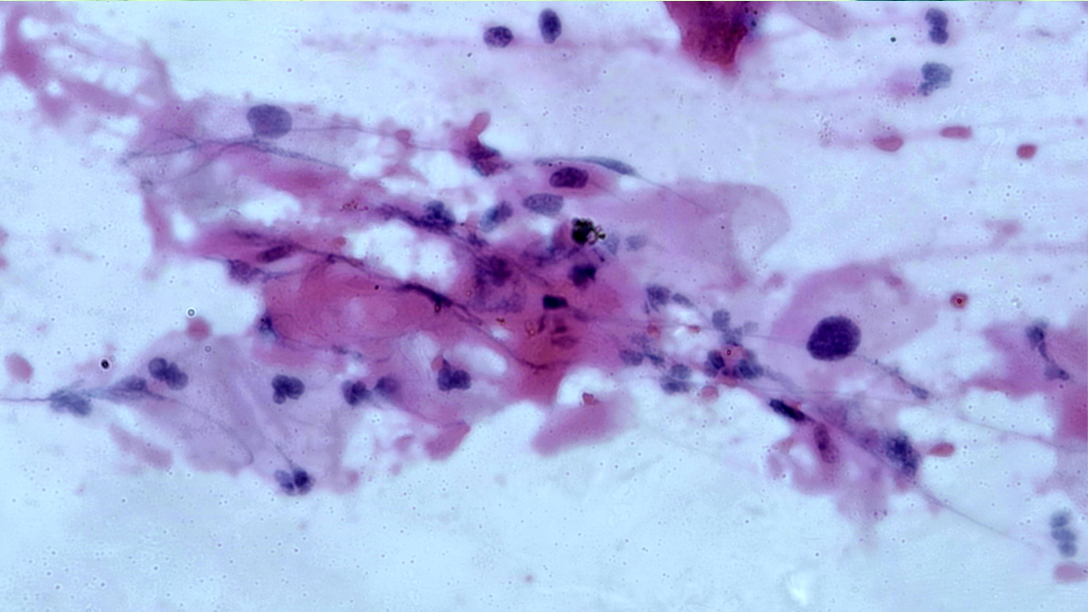
#> input picture Day26/1.jpg, 3264 x 1836 px (shown at 1/3 size)
$ jupyter execute cv.ipynb
#> lines starting #> are read from the running program, lines starting #| are printed output that depends on the picture
[cell 1]
import cv2 as cv
import matplotlib.pyplot as plt

[cell 2]
# đọc ảnh  bằng opencv
img = cv.imread("1.jpg")
#> img is the input picture: shape (1836, 3264, 3); mean B, G, R 224.3, 177.1, 172.5
cv.imshow("img",img)
cv.waitKey(0)
cv.destroyAllWindows()

[cell 3]
#Đọc ảnh 1.jpg và hiển thị bằng matplotlib và opencv

img = cv.imread("1.jpg")
plt.imshow(img,cmap ="viridis")
plt.show()

[cell 4]
# chuyển từ ảnh màu sang ảnh xám
img_gray = cv.cvtColor(img,cv. COLOR_BGR2GRAY)
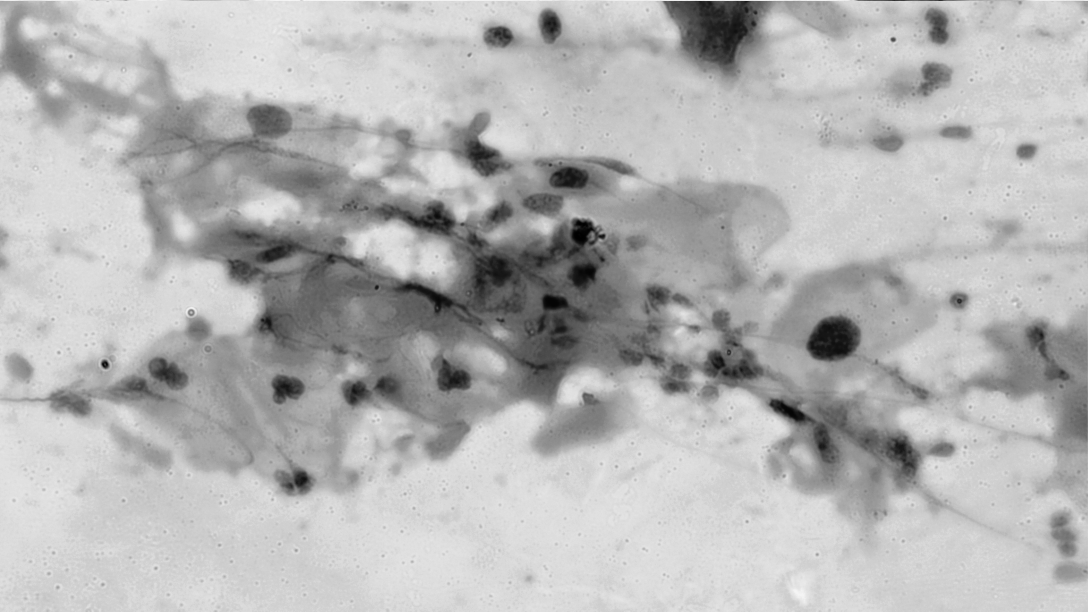
#> img_gray: shape (1836, 3264) (shown at 1/3 size); min 0, max 246, mean 181.1
plt.imshow(img_gray,cmap="gray")
plt.show()

[cell 5]
# tăng ảnh gốc lên 50 đơn vị và giảm ảnh gốc xuống 80 đơn vị sử dụng Opencv
brighness_img = cv.add(img,50)
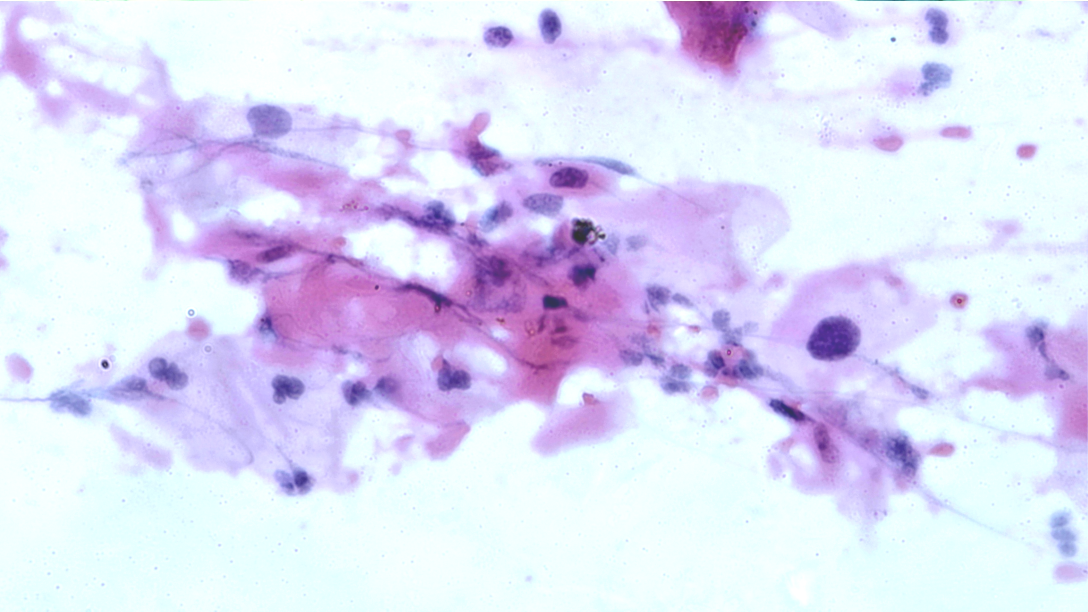
#> brighness_img: shape (1836, 3264, 3) (shown at 1/3 size); mean B, G, R 246.6, 221, 222.5
dark_img = cv.subtract(img,80)
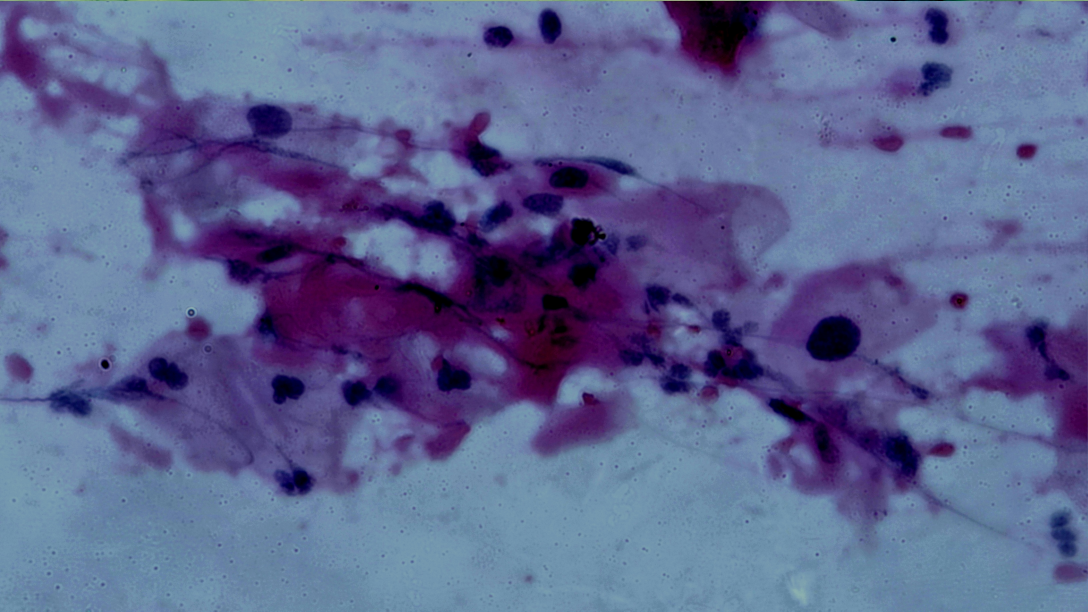
#> dark_img: shape (1836, 3264, 3) (shown at 1/3 size); mean B, G, R 144.3, 99.4, 93

ax1 = plt.subplot(221)
ax1.imshow(img[::-1])
ax1.set_title('ORIGIN')

ax1 = plt.subplot(222)
ax1.imshow(dark_img[::-1])
ax1.set_title('DARK IMAGE')

ax1 = plt.subplot(223)
ax1.imshow(brighness_img[::-1])
ax1.set_title('BRIGHNEES IMAGE')

'''axs[0, 0].imshow(img[::-1])
axs[0, 0].set_title('ORIGIN')

axs[0, 1].imshow(dark_img[::-1])
axs[0, 1].set_title('DARK IMAGE')

axs[1, 0].imshow(brighness_img[::-1])
axs[1, 0].set_title('BRIGHNEES IMAGE')'''

plt.show()
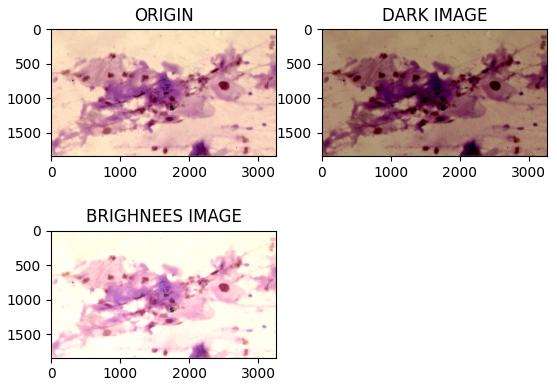
#> figure drawn by matplotlib, 3 panels

$ run again, with Day26/10.jpg copied over Day26/1.jpg
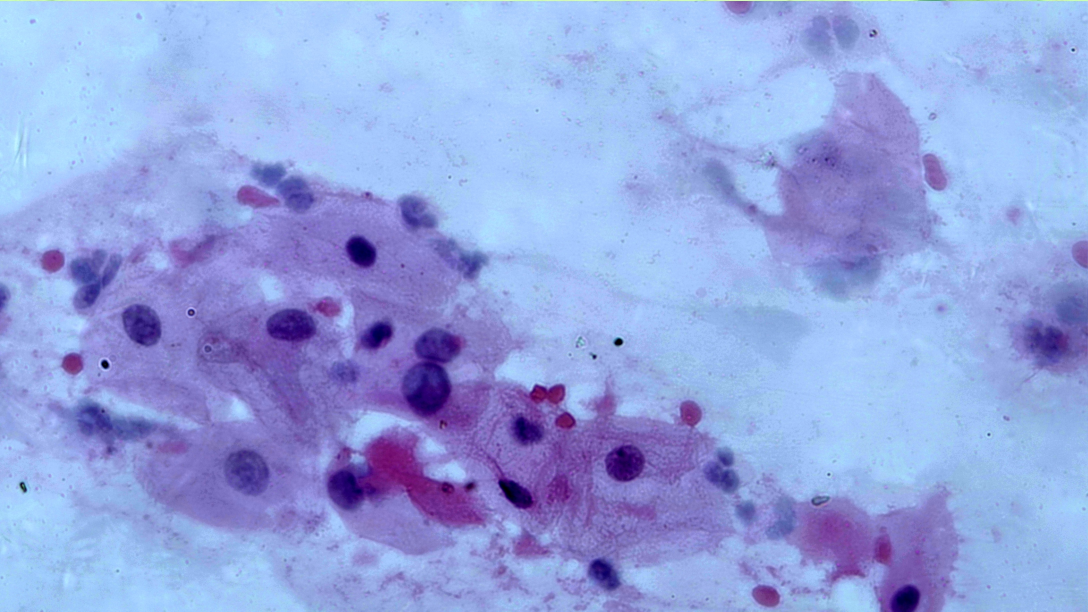
#> input picture Day26/10.jpg, 3264 x 1836 px (shown at 1/3 size)
#> img is the input picture: shape (1836, 3264, 3); mean B, G, R 224.6, 164.2, 147.3
#> `dark_img = cv.subtract(img,80)`:
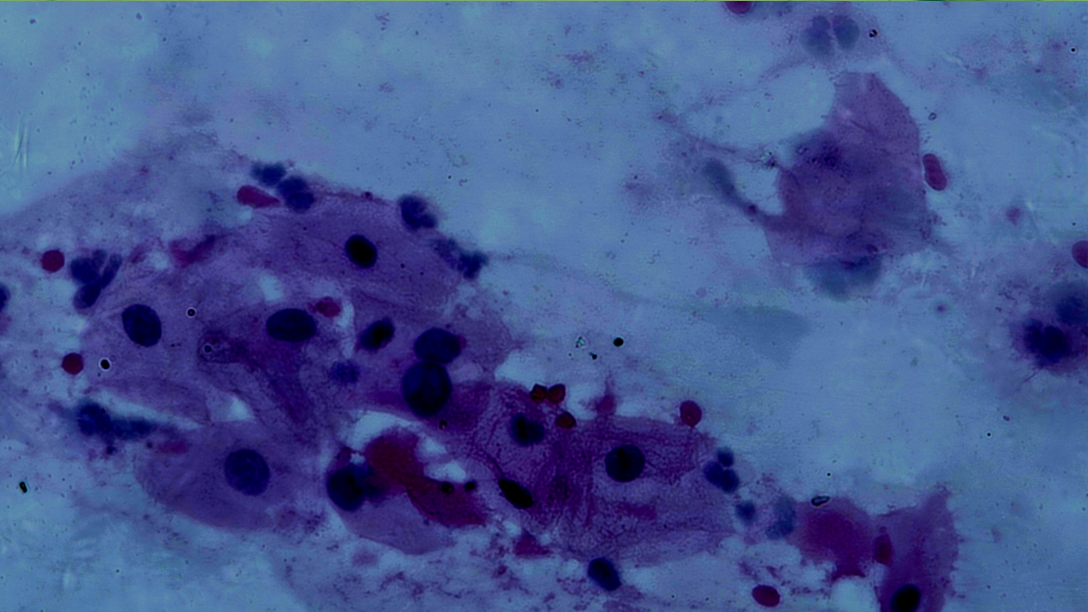
#> dark_img: shape (1836, 3264, 3) (shown at 1/3 size); mean B, G, R 144.6, 86.1, 68
#> `plt.show()`:
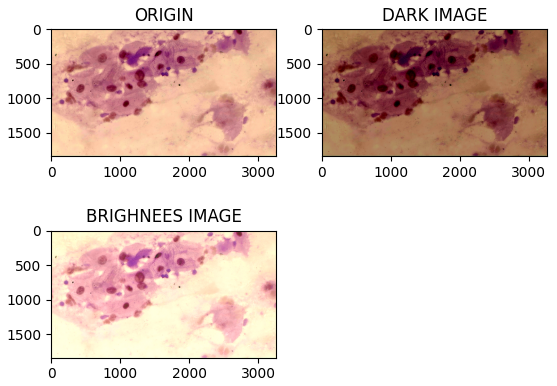
#> figure drawn by matplotlib, 3 panels

$ run again, with Day26/2.jpg copied over Day26/1.jpg
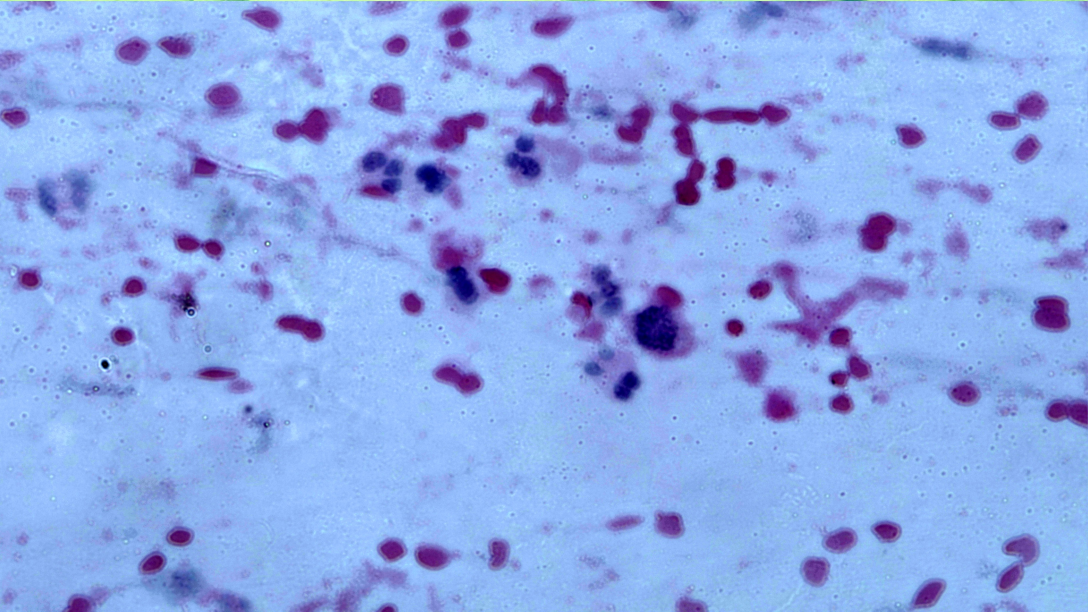
#> input picture Day26/2.jpg, 3264 x 1836 px (shown at 1/3 size)
#> img is the input picture: shape (1836, 3264, 3); mean B, G, R 233.9, 169.8, 140.3
#> `dark_img = cv.subtract(img,80)`:
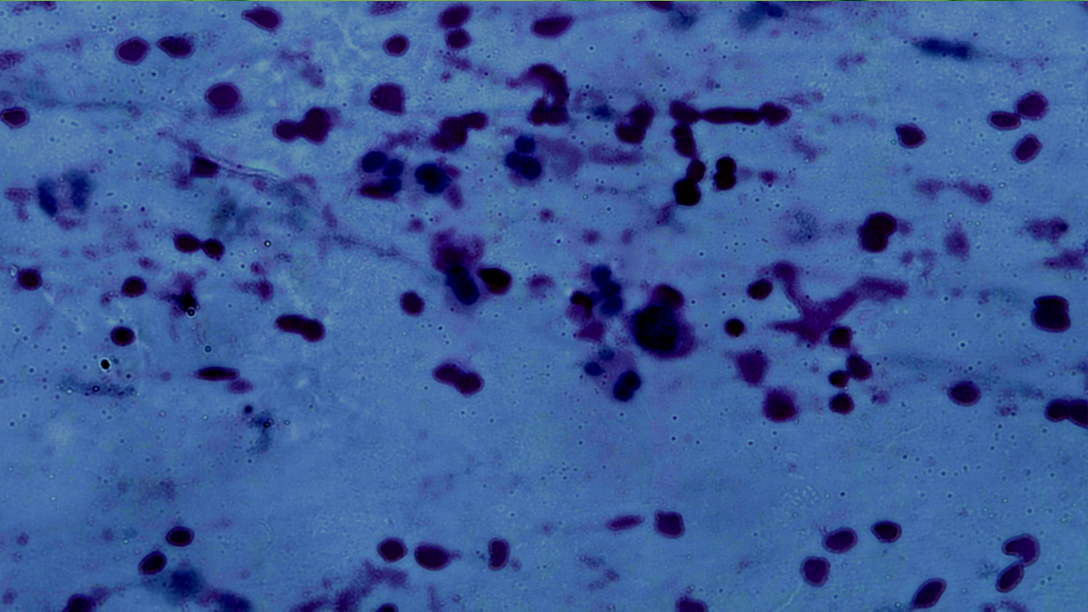
#> dark_img: shape (1836, 3264, 3) (shown at 1/3 size); mean B, G, R 153.9, 92.2, 60.8
#> `plt.show()`:
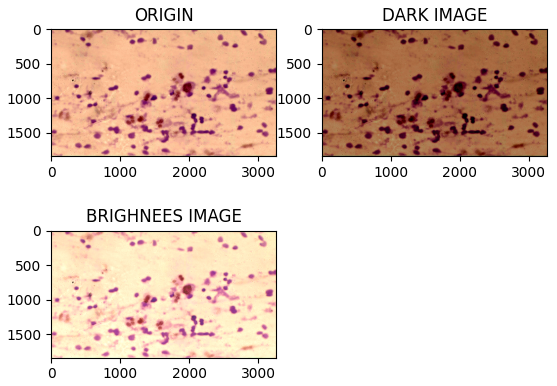
#> figure drawn by matplotlib, 3 panels

$ run again, with Day26/3.jpg copied over Day26/1.jpg
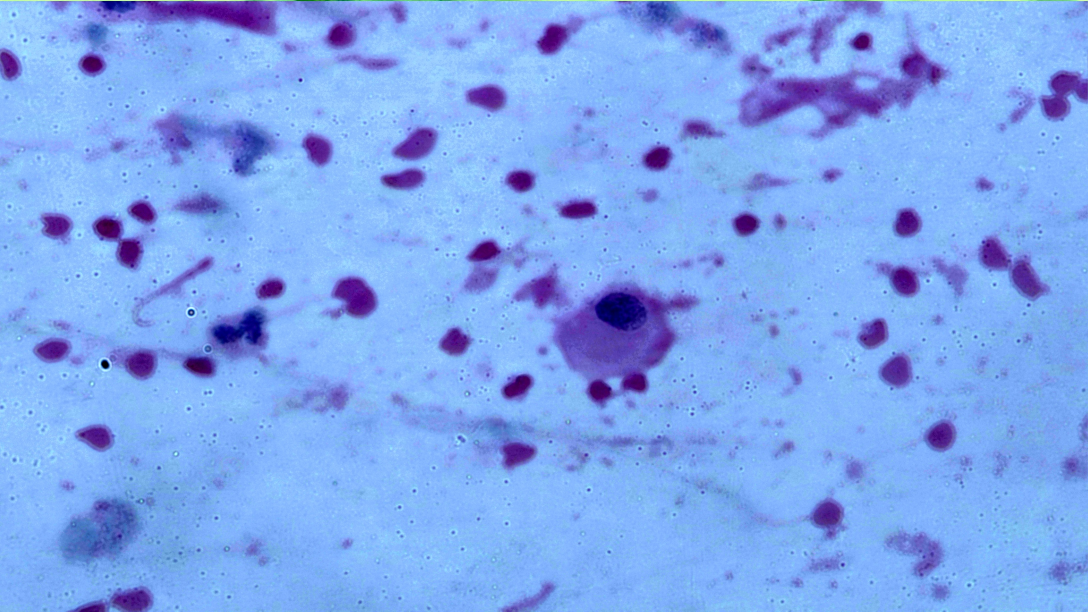
#> input picture Day26/3.jpg, 3264 x 1836 px (shown at 1/3 size)
#> img is the input picture: shape (1836, 3264, 3); mean B, G, R 239.8, 167.4, 126.6
#> `dark_img = cv.subtract(img,80)`:
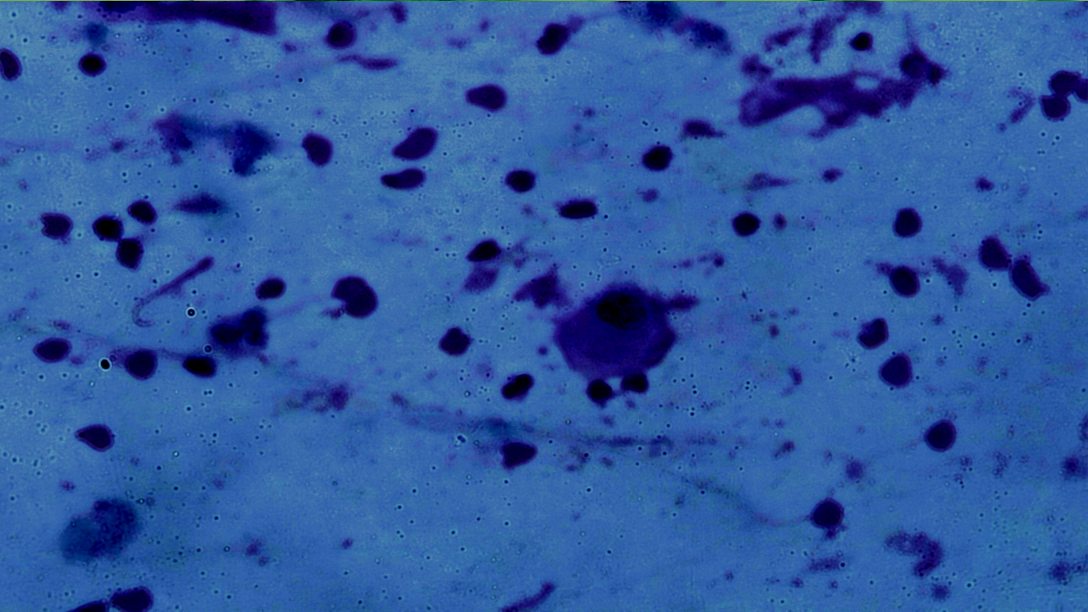
#> dark_img: shape (1836, 3264, 3) (shown at 1/3 size); mean B, G, R 159.8, 89.6, 47.2
#> `plt.show()`:
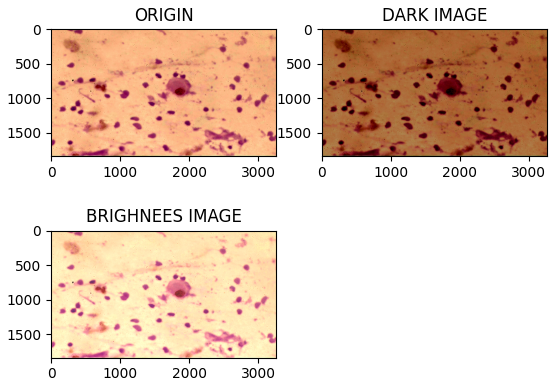
#> figure drawn by matplotlib, 3 panels
